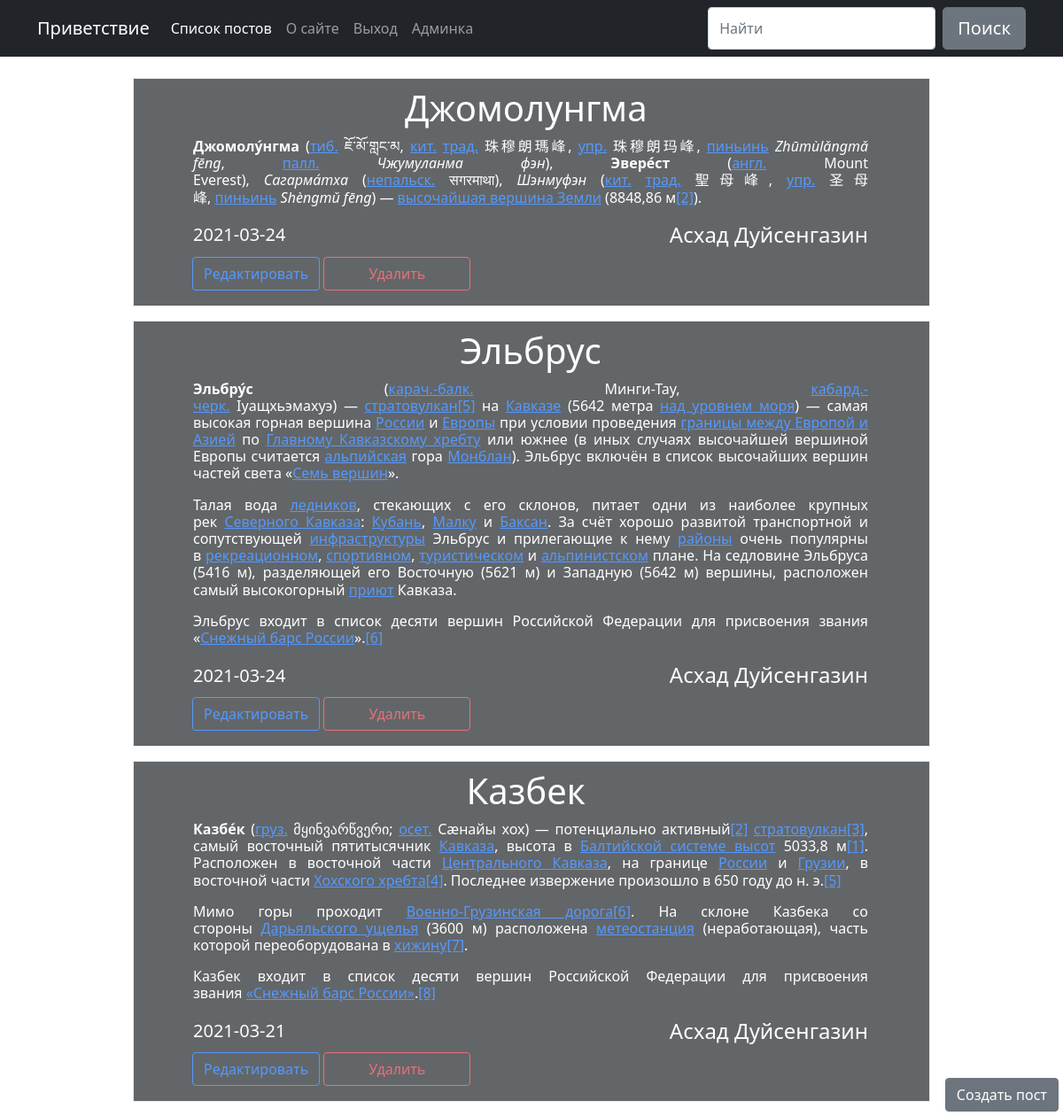
The page /list_post (signed in) on the database its author committed.
### app.py (models this page shows)
class Post(db.Model):
    id = db.Column(db.Integer, primary_key=True)
    title = db.Column(db.String(200), nullable=False)
    content = db.Column(db.String(2000), nullable=False)
    author = db.Column(db.String(150), nullable=False)
    date_release = db.Column(db.String(50), nullable=False)

### app.py (the view)
@app.route('/list_post')
@login_required
def list_post():
    search = request.args.get('search')
    if search:
        posts = Post.query.filter(Post.title.contains(search) |
                                  Post.content.contains(search) |
                                  Post.author.contains(search) |
                                  Post.date_release.contains(search)
                                  ).all()
    else:
        posts = Post.query.order_by(-Post.id)
    return render_template('list_post.html', posts=posts, search=1)

### app.py (called while the page is built)
@login_manager.user_loader
def load_user(user_id):
    return User.query.get(int(user_id))

### templates/list_post.html (shortened to what this page needs)
{% extends 'base.html' %}
{% block content %}
<br/><br/>
{% for post in posts %}
<div class="container pt-2 p-3 my-3 border bg-dark text-white" style="opacity: 0.7; width: 900px" align="center">
    <table>
        <tbody style="width: 100%">
        <tr>
            <td colspan="2"><h1 align="center">{{ post.title | safe }}</h1></td>
            <td></td>
        </tr>
        <tr>
            <td colspan="2"><h6 align="justify" style="padding-left: 50px; padding-right: 50px">{{ post.content | safe }}</h6></td>
            <td></td>
        </tr>
        <tr>
            <td><h5 align="left" style="padding-left: 50px; padding-right: 50px">{{ post.date_release | safe }}</h5></td>
            <td><h4 align="right" style="padding-left: 50px; padding-right: 50px">{{ post.author | safe }}</h4></td>
        </tr>
        <tr>
            <td align="left" style="padding-left: 50px; padding-right: 50px"><a button type="button" class="btn btn-outline-primary" data-bs-toggle="modal" data-bs-target="#exampleModal{{ post.id }}" >
            Редактировать
            </a>
            <a href="/delete_post/{{ post.id }}" class="btn btn-outline-danger" style="padding-left: 50px; padding-right: 50px">Удалить</a></td>
            <td></td>
        </tr>
        </tbody>
    </table>
</div>
{% endfor %}
<div class="d-grid gap-2 d-md-flex justify-content-md-end fixed-bottom" style="padding: 5px">
    <a type="button" data-bs-toggle="modal" data-bs-target="#zalupaModal" class="btn btn-secondary">Создать пост</a>
</div>
{% endblock %}

### templates/base.html (shortened to what this page needs)
<!doctype html>
<html lang="en">
<head>
  <link href="https://cdn.jsdelivr.net/npm/bootstrap@5.0.0-beta2/dist/css/bootstrap.min.css" rel="stylesheet">
</head>
<body>
<nav class="navbar navbar-expand-lg navbar-dark bg-dark fixed-top">
  <div class="container pt-0">
    <a class="navbar-brand" href="/">Приветствие</a>
    <div class="collapse navbar-collapse" id="navbarSupportedContent">
      <ul class="navbar-nav me-auto mb-2 mb-lg-0">
        {% if current_user.is_authenticated %}
        <li class="nav-item">
          <a class="nav-link active" aria-current="page" href="/list_post">Список постов</a>
        </li>
        {% endif %}
        <li class="nav-item">
          <a class="nav-link" href="about">О сайте</a>
        </li>
        {% if current_user.is_authenticated %}
        <li class="nav-item">
          <a class="nav-link" href="/logout">Выход</a>
        </li>
        {% endif %}
        {% if current_user.access_level==0 %}
         <li class="nav-item">
          <a class="nav-link" href="/list_user">Админка</a>
        </li>
        {% endif %}
      </ul>
       {% if search==1 %}
      <form class="d-flex" method="GET">
        <input class="form-control me-2" type="search" placeholder="Найти" aria-label="Search" name="search" value = "{{ request.args.get('search', '') }}">
        <button class="btn btn-secondary btn-lg" type="submit">Поиск</button>
      </form>
      {% endif %}
    </div>
  </div>
</nav>
<br/>
{% block content %}
{% endblock %}
</body>
</html>

### templates/base.html (style rules this page uses)
body { background-image: url(static/img/1yky.gif); background-size: 100%; background-attachment: fixed; }

### rows shown on the page
Post: title "Джомолунгма", content "Джомолу́нгма ( тиб. ཇོ་མོ་གླང་མ, кит. трад. 珠穆朗瑪峰, упр. 珠穆朗玛峰, пиньинь Zhūmùlǎngmǎ fēng , палл. Чжумуланма фэн ), Эвере́ст ( англ. Mount Everest), Сагарма́тха ( непальск. सगरमाथा), Шэнмуфэн ( кит. трад. 聖母峰, упр. 圣母峰, пиньинь Shèngmǔ fēng ) — высочайшая вершина Земли (8848,86 м [2] ).", date_release "2021-03-24", author "Асхад Дуйсенгазин"
Post: title "Эльбрус", content "Эльбру́с ( карач.-балк. Минги-Тау, кабард.-черк. Iуащхьэмахуэ) — стратовулкан [5] на Кавказе (5642 метра над уровнем моря ) — самая высокая горная вершина России и Европы при условии проведения границы между Европой и Азией по Главному Кавказскому хребту или южнее (в иных случаях высочайшей вершиной Европы считается альпийская гора Монблан ). Эльбрус включён в список высочайших вершин частей света « Семь вершин ». Талая вода ледников , стекающих с его склонов, питает одни из наиболее крупных рек Северного Кавказа : Кубань , Малку и Баксан . За счёт хорошо развитой транспортной и сопутствующей инфраструктуры Эльбрус и прилегающие к нему районы очень популярны в рекреационном , спортивном ,…", date_release "2021-03-24", author "Асхад Дуйсенгазин"
Post: title "Казбек", content "Казбе́к ( груз. მყინვარწვერი; осет. Сæнайы хох) — потенциально активный [2] стратовулкан [3] , самый восточный пятитысячник Кавказа , высота в Балтийской системе высот 5033,8 м [1] . Расположен в восточной части Центрального Кавказа , на границе России и Грузии , в восточной части Хохского хребта [4] . Последнее извержение произошло в 650 году до н. э. [5] Мимо горы проходит Военно-Грузинская дорога [6] . На склоне Казбека со стороны Дарьяльского ущелья (3600 м) расположена метеостанция (неработающая), часть которой переоборудована в хижину [7] . Казбек входит в список десяти вершин Российской Федерации для присвоения звания «Снежный барс России» . [8]", date_release "2021-03-21", author "Асхад Дуйсенгазин"
